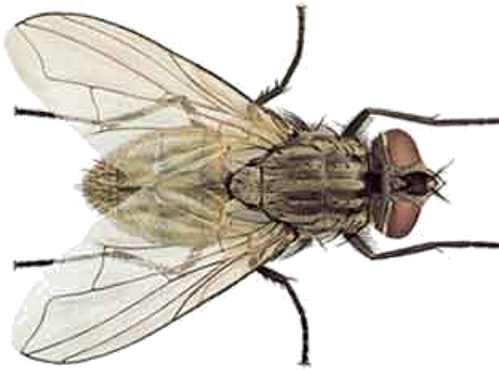
#> input picture fly_top.png, 499 x 370 px
$ python main.py
#> lines starting #> are read from the running program, lines starting #| are printed output that depends on the picture
### plot.py
import os
import numpy as np
import cv2
from moviepy.editor import *
from natsort import natsorted
from matplotlib import pyplot as plt
from matplotlib import animation, image
from matplotlib.offsetbox import OffsetImage, AnnotationBbox

def rotate_bound(image_h, angle):
    """ rotate png image (image_h) by given angle """

    # grab the dimensions of the image and then determine the
    # center
    (h, w) = image_h.shape[:2]
    (cX, cY) = (w // 2, h // 2)

    # grab the rotation matrix (applying the negative of the
    # angle to rotate clockwise), then grab the sine and cosine
    # (i.e., the rotation components of the matrix)
    M = cv2.getRotationMatrix2D((cX, cY), -angle, 1.0)
    cos = np.abs(M[0, 0])
    sin = np.abs(M[0, 1])

    # compute the new bounding dimensions of the image
    nW = int((h * sin) + (w * cos))
    nH = int((h * cos) + (w * sin))

    # adjust the rotation matrix to take into account translation
    M[0, 2] += (nW / 2) - cX
    M[1, 2] += (nH / 2) - cY

    # perform the actual rotation and return the image
    return cv2.warpAffine(image_h, M, (nW, nH), borderValue=(1,1,1))


def create_animation(position, velocity, iteration_str, xylimits=np.array([2000, 2000]), view='both'):
    """
        view: 'top', 'side' or 'both'(default)
        xylimits: size of single plot. default 2000*2000*2000
    """
#> called with position = array of shape (3, 1), velocity = array of shape (3, 1), iteration_str = '02', xylimits = array of shape (3,), view = 'both'
    centre = xylimits / 2

    # read in our fly png file
    path_top = 'fly_top.png'
    path_side = 'fly_side.png'
    im_top = image.imread(path_top)
#> im_top is the input picture: shape (370, 499, 4) float32; mean R, G, B, A 0.345, 0.328, 0.297, 0.475
    im_side = image.imread(path_side)
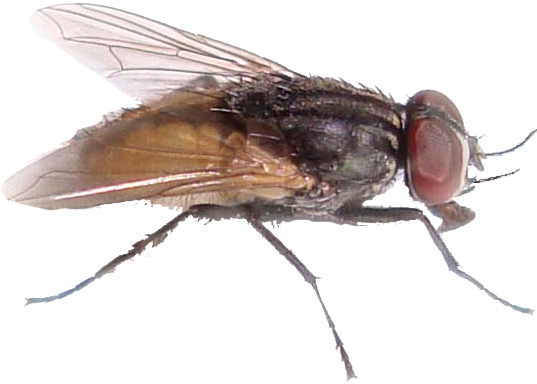
#> input picture fly_side.png, 537 x 384 px
#> im_side is the input picture: shape (384, 537, 4) float32; mean R, G, B, A 0.208, 0.178, 0.169, 0.336
    im_side_mirror = im_side[:, ::-1, :]
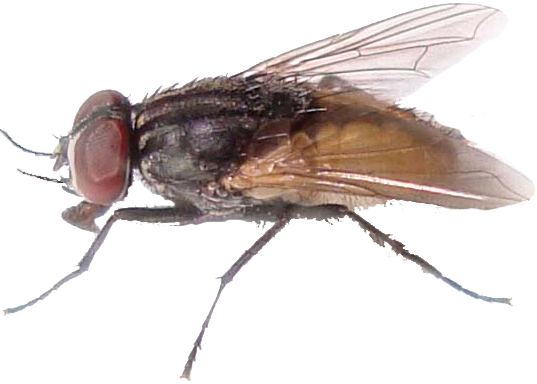
#> im_side_mirror: shape (384, 537, 4) float32; mean R, G, B, A 0.208, 0.178, 0.169, 0.336; transparent parts drawn white

    figsize = (9,4)
    if view == 'top':
        ax_side = plt.axes()
        fig, ax_top = plt.subplots(nrows=1, ncols=1, figsize=figsize)
    elif view == 'side':
        ax_top = plt.axes()
        fig, ax_side = plt.subplots(nrows=1, ncols=1, figsize=figsize)
    elif view == 'both':
        fig, [ax_top, ax_side] = plt.subplots(nrows=1, ncols=2, figsize=figsize, sharex=True)

    # ax = plt.axes(xlim=(0, limits[0]), ylim=(0, limits[1]), aspect='equal')

    for ax in [ax_top, ax_side]:

        ax.set_aspect('equal')

        ax.set_xticks([])
        ax.set_yticks([])

        ax.set_xlim([0, xylimits[0]])

    ax_top.set_ylim([0, xylimits[1]])
    ax_side.set_ylim([0, xylimits[2]])

    """ axes directions """
    arrow_x_start = xylimits[0] * 0.06
    arrow_y_start = xylimits[1] * 0.06
    arrow_z_start = xylimits[2] * 0.06

    arrow_length = 0.05 * xylimits[0]
    arrow_width = 0.005 * xylimits[0]

    ax_top.arrow(arrow_x_start, arrow_y_start, arrow_length , 0, width=arrow_width, length_includes_head=True, color='k')
    ax_top.arrow(arrow_x_start, arrow_y_start, 0, arrow_length, width=arrow_width, length_includes_head=True, color='k')

    ax_side.arrow(arrow_x_start, arrow_z_start, arrow_length , 0, width=arrow_width, length_includes_head=True, color='k')
    ax_side.arrow(arrow_x_start, arrow_z_start, 0, arrow_length, width=arrow_width, length_includes_head=True, color='k')

    """ hanging object """
    hanging_size = np.sqrt(np.product(xylimits)) * 0.1
    hanging_size = (np.product(xylimits) ** (1/3)) * 0.1
    hanging_radius = hanging_size
    hanging_points_N = 100
    hanging_theta = np.linspace(0, 2*np.pi, hanging_points_N, endpoint=False)
    hanging_x = hanging_radius * np.cos(hanging_theta) + centre[0]
    hanging_y = hanging_radius * np.sin(hanging_theta) + centre[1]
    hanging_z = (xylimits[2] * 0.75) * np.ones(hanging_points_N)
    ax_top.plot(hanging_x, hanging_y, 'k')
    ax_side.plot(hanging_x, hanging_z, 'k')

    """ progress text """
    iteration_text = ax_top.text(0.06*xylimits[0], 0.91*xylimits[1], "Iteration " + iteration_str)

    """ axes directions text """
    xtext_loc = arrow_x_start + arrow_length*1.5
    ytext_loc = arrow_y_start + arrow_length*1.5
    arrow_offset = 0.2*arrow_length
    ax_top.text(xtext_loc, arrow_y_start - arrow_offset, 'x')
    ax_top.text(arrow_x_start - arrow_offset, ytext_loc, 'y')

    ax_side.text(xtext_loc, arrow_y_start - arrow_offset, 'x')
    ax_side.text(arrow_x_start - arrow_offset, ytext_loc, 'z')


    """ flies """
    # create angle from velocity
    # FIX xy_angles is going to take more thinking about
    xy_angles = np.ndarray((position.shape[1],))
    xz_angles = np.ndarray((position.shape[1],))

    ab_top_list = []
    ab_side_list = []

    # def animate(frame, state, state_clock, flight_clock, turn_direction, position, velocity):
    #     state, state_clock, flight_clock, turn_direction, position, velocity = update_boids(state, state_clock, flight_clock, turn_direction, position, velocity)
    #     scatter.set_offsets(position.transpose())

    for fly_idx in range(velocity.shape[1]):
        velo = velocity[:,fly_idx]
        xy_angles[fly_idx] =  - (np.arctan2(velo[1],velo[0]) * 180) / np.pi
        xz_angles[fly_idx] =  - (np.arctan(velo[2]/velo[0]) * 180) / np.pi

    # plot xy on ax_top
    for xi, yi, theta in zip(position[0, :], position[1, :], xy_angles):

        rotated = rotate_bound(im_top, theta)
        im = OffsetImage(rotated, zoom=0.03)
        im.image.axes = ax_top
        ab_top = AnnotationBbox(im, (xi,yi), frameon=False, pad=0.0)
        ax_top.add_artist(ab_top)
        ab_top_list.append(ab_top)
#> this loop made 1 pass
#> pass 1, in create_animation, `rotated = rotate_bound(im_top, theta)`:
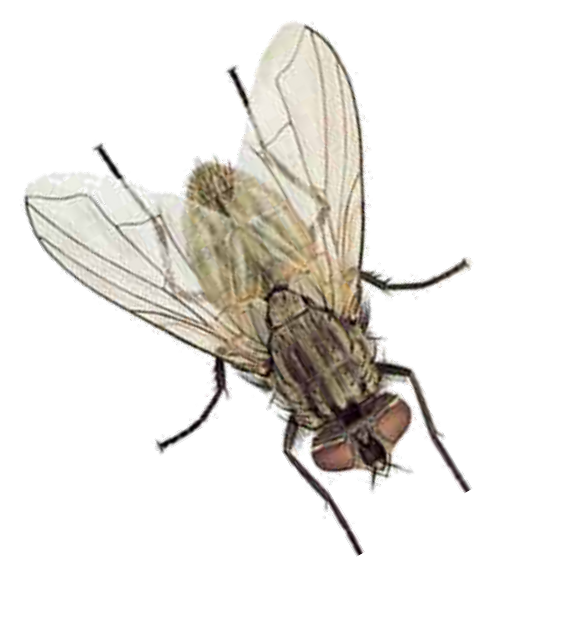
#> rotated: shape (617, 571, 4) float32; mean R, G, B, A 0.657, 0.648, 0.632, 0.249; transparent parts drawn white
#> after the loop, ab_top_list = 1 item

    # plot xz on ax_side
    for fly_idx in range(velocity.shape[1]):
        xi  = position[0, fly_idx]
        yi  = position[1, fly_idx]
        theta = xz_angles[fly_idx]

        if velocity[0,fly_idx] >= 0:
            input_image = im_side
        else:
            input_image = im_side_mirror

        rotated = rotate_bound(input_image, theta)
        im = OffsetImage(rotated, zoom=0.03)
        im.image.axes = ax_side
        ab_side = AnnotationBbox(im, (xi,yi), frameon=False, pad=0.0)
        ax_side.add_artist(ab_side)
        ab_side_list.append(ab_side)
#> this loop made 1 pass
#> pass 1, in create_animation, `rotated = rotate_bound(input_image, theta)`:
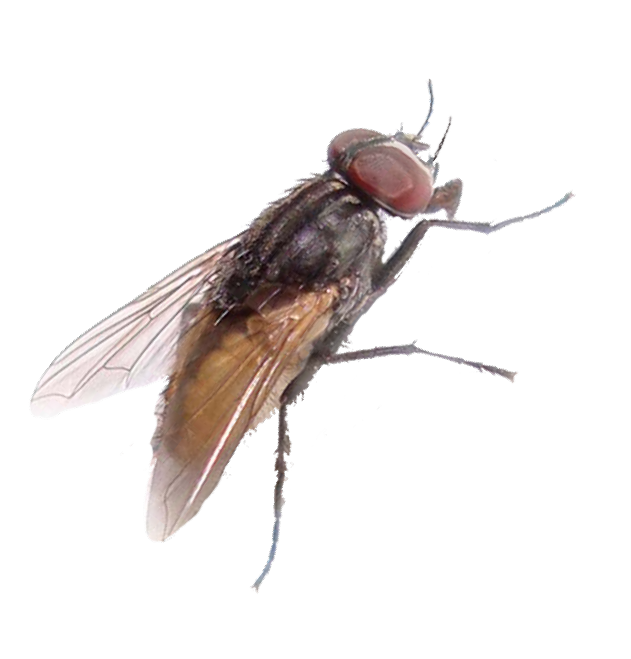
#> rotated: shape (659, 631, 4) float32; mean R, G, B, A 0.607, 0.592, 0.588, 0.167; transparent parts drawn white
#> after the loop, ab_side_list = 1 item


    def animate(frame, position, velocity):

#> called with frame = 0, position = array of shape (3, 1), velocity = array of shape (3, 1)
        position = position + frame * velocity

        for fly_idx in range(velocity.shape[1]):
            velo = velocity[:,fly_idx]
            xy_angles[fly_idx] =  - (np.arctan2(velo[1],velo[0]) * 180) / np.pi
            xz_angles[fly_idx] =  - (np.arctan(velo[2]/velo[0]) * 180) / np.pi

            # remove flies
            ab_top_list[fly_idx].remove()
            ab_side_list[fly_idx].remove()
#> after the loop, xy_angles = [59.55]; xz_angles = [-52.44]

        # plot xy on ax_top
        for xi, yi, theta in zip(position[0, :], position[1, :], xy_angles):

            rotated = rotate_bound(im_top, theta)
            im = OffsetImage(rotated, zoom=0.03)
            im.image.axes = ax_top
            ab_top = AnnotationBbox(im, (xi,yi), frameon=False, pad=0.0)
            ax_top.add_artist(ab_top)
            ab_top_list[fly_idx] = ab_top
#> this loop made 1 pass
#> (xi, yi, theta, h in rotate_bound, w in rotate_bound, cX in rotate_bound, cY in rotate_bound) on pass 1: (1029.3, 1129.1, 59.55, 370, 499, 249, 185)

        # plot xz on ax_side
        for fly_idx in range(velocity.shape[1]):
            xi  = position[0, fly_idx]
            yi  = position[2, fly_idx]
            theta = xz_angles[fly_idx]

            if velocity[0,fly_idx] >= 0:
                input_image = im_side
            else:
                input_image = im_side_mirror

            rotated = rotate_bound(input_image, theta)
            im = OffsetImage(rotated, zoom=0.03)
            im.image.axes = ax_side
            ab_side = AnnotationBbox(im, (xi,yi), frameon=False, pad=0.0)
            ax_side.add_artist(ab_side)
            ab_side_list[fly_idx] = ab_side
#> this loop made 1 pass
#> (theta, cos in rotate_bound, sin in rotate_bound, nW in rotate_bound, nH in rotate_bound) on pass 1: (-52.44, 0.61, 0.793, 631, 659)

        return

    frame_interval = 50 # milliseconds

    # anim = animation.FuncAnimation(fig, animate, fargs=(state, state_clock, flight_clock, turn_direction, position, velocity), frames=50, interval=frame_interval)
    anim = animation.FuncAnimation(fig, animate, fargs=(position, velocity), frames=50, interval=frame_interval)


    fig.tight_layout()


    if not os.path.exists('results/'):
        os.mkdir('results/')
    anim.save('results/lesser_house_boids_'+ iteration_str + '.mp4', writer="ffmpeg")
#> the loop in animate (call 2), `for xi, yi, theta in zip(position[0, :], position[1, :], xy_angles): ` made 1 pass
#> the loop in animate (call 2), `for fly_idx in range(velocity.shape[1]):` made 1 pass
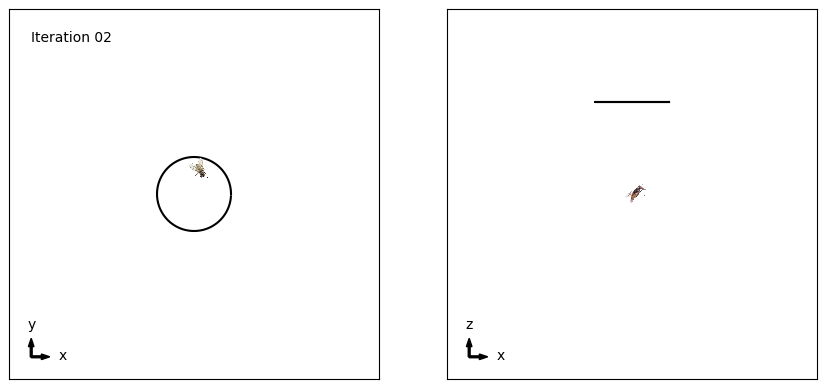
#> figure drawn by matplotlib, 2 panels
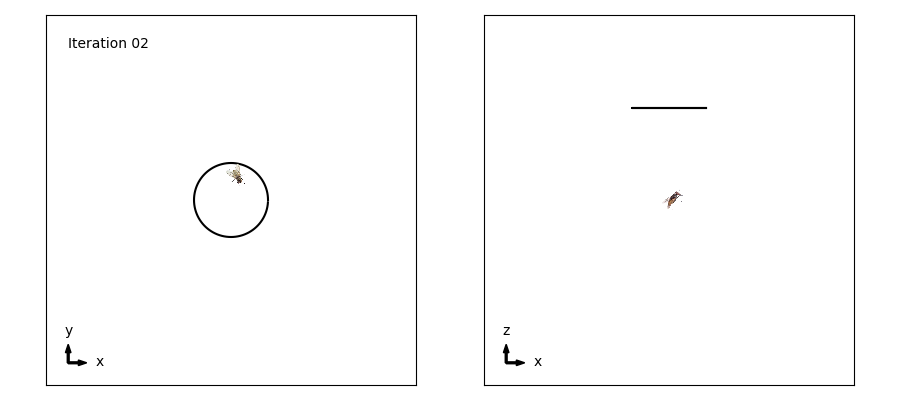
#> saved as lesser_house_boids_02.mp4: PIL image 900x400 RGBA; mean R, G, B, A 251.7, 251.7, 251.7, 255


# [16 lines left out: function create_progress_animation, not called in this run]


### main.py
import os
import numpy as np
import random
from matplotlib import pyplot as plt

from plot import create_animation, create_progress_animation

current_iteration_str = '02'

boid_count = 1
limits = np.array([2000, 2000, 2000]) # x, y, z limits
centre = limits / 2

def new_flock(count, lower_limits, upper_limits):
    width = upper_limits - lower_limits
    return (lower_limits[:, np.newaxis] + np.random.rand(3, count) * width[:, np.newaxis])

# position[xyz, fly_idx]
position = new_flock(boid_count, np.array([centre[0]-300, centre[1]-300, centre[2]]), np.array([centre[0]+300, centre[1]+300, centre[2]]))
velocity = new_flock(boid_count, np.array([-5, -5, -2]), np.array([5, 5, 2]))

create_animation(position, velocity, current_iteration_str, xylimits=limits, view='both')


current_iteration = int(current_iteration_str)
iteration_list = [x+1 for x in range(current_iteration)]
iteration_str_list = ["{:02d}".format(iteration_number) for iteration_number in iteration_list]

# create_progress_animation('results/', iteration_str_list)
